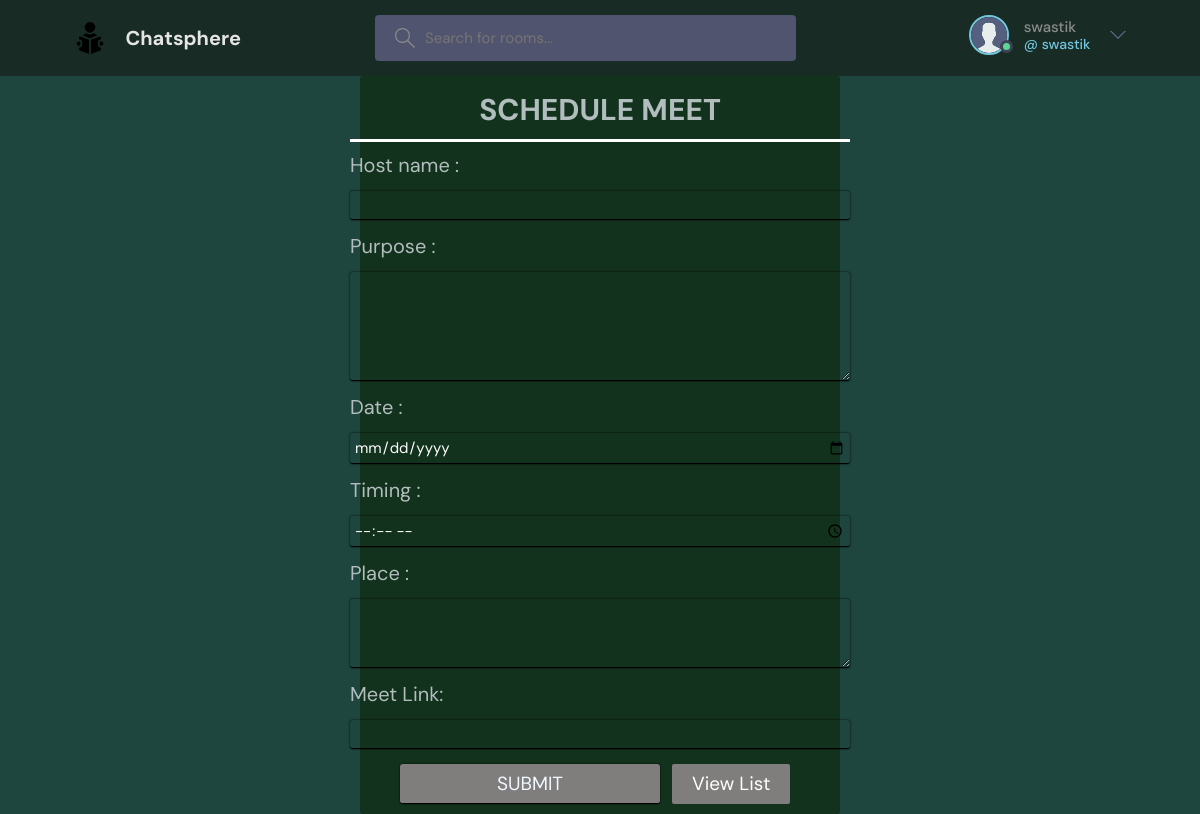
The page /schedular2/ (signed in) on the database its author committed.
### mainApp/models.py (models this page shows)
class User(AbstractUser):
    name = models.CharField(max_length=200, null = True)
    email = models.EmailField(unique = True, null = True)
    bio = models.TextField(null=True)
    avatar = models.ImageField(null = True, default = "avatar1.svg")
    USERNAME_FIELD = 'email'
    REQUIRED_FIELDS = []

### mainApp/views.py (the view)
# urls.py: path('schedular2/', views.schedular2, name = 'schedular2'),
def schedular2(request):
    if request.method == "POST":
        data = request.POST
        name = data['name']
        purpose = data['purpose']
        date = data['date']
        time = data['time']
        place = data['place']
        link = data['link']
        n = len(EVENT.objects.all())
        d = EVENT(E_id=n+1, name=name, purpose=purpose, date=date,
                  time=time, place=place, link=link)
        d.save()
        dat = EVENT.objects.all()
        return render(request, 'mainApp/schedular/add_event.html', {
            "data": dat
        })
    else:
        return render(request,'mainApp/schedular/add_event.html')

### mainApp/templates/mainApp/schedular/add_event.html (shortened to what this page needs)
{% load static %}
<html lang="en">
  <head>
    <link href="{% static 'styles/Add.css' %}" rel="stylesheet" />
    <link rel="stylesheet" href="{% static 'styles/style.css' %}" />
  </head>
  <body>
    {% include 'navbar.html' %}
    <form action="{% url 'schedular2' %}" method="post">
      <div class="Form">
        <h1>SCHEDULE MEET</h1>
        <div class="lable_type">
          <label for="name">Host name :</label>
          <input type="text" name="name" class="lable_control" />
        </div>
        <div class="lable_type">
          <label for="purpose">Purpose :</label>
          <textarea
            id="purpose"
            name="purpose"
            name="Topic Tasks/Activities"
            rows="5"
            cols="40"
            class="lable_control"
          ></textarea>
        </div>
        <div class="lable_type">
          <label for="date">Date :</label>
          <input type="date" name="date" class="lable_control" />
        </div>
        <div class="lable_type">
          <label for="time">Timing :</label>
          <input type="time" class="lable_control" name="time" />
        </div>
        <div class="lable_type">
          <label for="place">Place :</label>
          <textarea
            id="place"
            name="place"
            name="Topic Tasks/Activities"
            rows="3"
            cols="40"
            class="lable_control"
          ></textarea>
        </div>
        <div class="lable_type">
          <label for="text">Meet Link:</label>
          <input type="text" name="link" class="lable_control" />
        </div>
        <div id="Submit">
          <input type="submit" value="SUBMIT" class="lable_control" />
          <a href="{% url 'schedular1' %}">View List</a>
        </div>
      </div>
    </form>
  </body>
</html>

### templates/navbar.html (shortened to what this page needs)
{% load static %}
<header class="header header--loggedIn">
  <div class="container">
    <a href="{% url 'home' %}" class="header__logo">
      <img src="{% static 'images/readingBook.svg' %}" />
      <h1><b>Chatsphere</b></h1>
    </a>
    <form class="header__search" method="GET" action="{% url 'home' %}">
      <label>
        <input type="text" name="q" placeholder="Search for rooms..." />
      </label>
    </form>
    <nav class="header__menu">
      {% if request.user.is_authenticated %}
      <div class="header__user">
        <a href="{% url 'user-profile' user.id %}">
          <div class="avatar avatar--medium active">
            <img src="{{request.user.avatar.url}}" />
          </div>
          <p>
            {{request.user.username}} <span>@ {{request.user.username}}</span>
          </p>
        </a>
        <button class="dropdown-button">
          <svg
            version="1.1"
            xmlns="http://www.w3.org/2000/svg"
            width="32"
            height="32"
            viewBox="0 0 32 32"
          >
            <title>chevron-down</title>
            <path d="M16 21l-13-13h-3l16 16 16-16h-3l-13 13z"></path>
          </svg>
        </button>
      </div>
      {% else %}
      <a href="{% url 'login' %}">
        <img src="{% static 'images/avatar1.svg' %}" />
        <p>Login</p>
      </a>
      {% endif %}
    </nav>
  </div>
</header>

### static/styles/Add.css (style rules this page uses)
body { background-color: #1e453e; color: whitesmoke; }
form { width: 500px; margin: auto; border-radius: 3px; background-color: #12321d; transition: 0.5s; width: 40%; height: fit-content; }
.form { padding: 10px 30px; position: relative; display: flex; flex-direction: column; justify-self: center; align-items: center; font-size: 20px; }
.form h1 { text-align: center; box-shadow: 0 3px 0 white; font-size: 30px; width: 100%; padding-bottom: 5px; }
.form .lable_type label { display: block; margin: 10px 0; }
.lable_control { font-size: 15px; padding: 4px; width: 500px; background-color: transparent; color: rgb(254, 254, 254); outline: none; }
form .form .lable_control { border: none; outline: none; border-bottom: 1px solid black; border-radius: 3px; box-shadow: 0 0 2px black; }
#Submit { position: relative; margin-top: 15px; display: flex; width: 80%; }
#Submit a { text-decoration: none; height: fit-content; font-size: 19px; background-color: rgb(128, 126, 124); color: white; padding: 5px 20px; border-radius: 2px; margin-left: 12px; }
.form #Submit input { width: 65%; padding: 5px 40px; color: aliceblue; background-color: rgb(128, 126, 124); font-size: 19px; transition: all 0.5s; }

### static/styles/style.css (style rules this page uses)
:root { --color-main: #71c6dd; --color-main-light: #e1f6fb; --color-dark: #3f4156; --color-dark-medium: #51546e; --color-dark-light: #696d97; --color-light: #e5e5e5; --color-gray: #8b8b8b; --color-light-gray: #b2bdbd; --color-bg: #2d2d39; --color-success: #5dd693; --color-error: #fc4b0b; }
* { font-family: "DM Sans", -apple-system, BlinkMacSystemFont, "Segoe UI", Roboto, Oxygen, Ubuntu, Cantarell, "Open Sans", "Helvetica Neue", sans-serif; margin: 0; padding: 0; box-sizing: border-box; text-rendering: optimizeLegibility; font-size: inherit; }
html { font-size: 56.25%; }
@media only screen and (min-width: 1200px) { html { font-size: 62.5%; } }
body { line-height: 1.6; font-weight: 400; font-size: 1.5rem; color: var(--color-light-gray); background-color: #1e453e; min-height: 100vh; }
img { width: 100%; }
a { display: inline-block; color: var(--color-main); text-decoration: none; }
.container { max-width: 120rem; width: 90%; margin: auto; }
.avatar { position: relative; display: inline-block; border-radius: 50%; border: 2px solid var(--color-main); }
.avatar img { display: block; border-radius: 50%; object-fit: cover; object-position: center; }
.avatar::after { content: ""; display: block; position: absolute; background-color: var(--color-gray); z-index: 111; border-radius: 50%; border: 0.3rem solid var(--color-dark); }
.avatar.active::after { background-color: var(--color-success); }
.avatar.avatar--medium img { width: 3.6rem; height: 3.6rem; border-radius: 50%; }
.avatar.avatar--medium:after { width: 0.7rem; height: 0.7rem; bottom: 0px; right: -6px; }
.header { padding: 1.5rem; background-color: #182c25; }
.header > .container { display: flex; gap: 9.5rem; }
.header__logo, .header__user { display: flex; gap: 2rem; align-items: center; }
.header__logo > img { height: 3.2rem; width: 3.2rem; }
.header__logo > h1 { font-weight: 700; font-size: 2rem; color: var(--color-light); }
.header__search > label { background-color: var(--color-dark-medium); padding: 1.3rem 1rem; display: flex; align-items: center; gap: 1rem; border-radius: 4px; }
.header__search svg { fill: var(--color-gray); width: 2rem; height: 2rem; margin-left: 1rem; }
.header__search input { width: 30rem; background: transparent; border: none; outline: none; color: var(--color-light); }
.header__menu { margin-left: auto; position: relative; }
.header__menu a { display: flex; gap: 1.5rem; align-items: center; font-weight: 500; text-decoration: none; color: var(--color-gray); }
.header__menu img { height: 3.6rem; }
.header__menu p { line-height: 1.2; }
.header__menu span { color: var(--color-main); font-weight: 500; font-size: 1.4rem; display: block; }
.header__menu svg { width: 1.6rem; height: 1.6rem; fill: var(--color-dark-light); }
.dropdown-button { background: transparent; border: 0; outline: 0; cursor: pointer; }

### rows shown on the page
User: user.avatar (picture), user.username "swastik"
